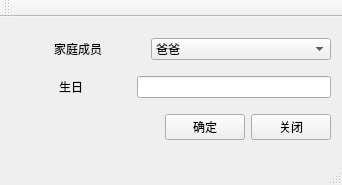
<?xml version="1.0" encoding="UTF-8"?>
<ui version="4.0">
 <class>Test5_3AClass</class>
 <widget class="QMainWindow" name="Test5_3AClass">
  <property name="geometry">
   <rect>
    <x>0</x>
    <y>0</y>
    <width>342</width>
    <height>185</height>
   </rect>
  </property>
  <property name="windowTitle">
   <string>Test5_3A</string>
  </property>
  <widget class="QWidget" name="centralWidget">
   <layout class="QVBoxLayout" name="verticalLayout">
    <item>
     <layout class="QHBoxLayout" name="horizontalLayout_3">
      <item>
       <widget class="QLabel" name="label">
        <property name="text">
         <string>家庭成员</string>
        </property>
        <property name="alignment">
         <set>Qt::AlignCenter</set>
        </property>
       </widget>
      </item>
      <item>
       <widget class="QComboBox" name="cbxFamilyMember">
        <property name="minimumSize">
         <size>
          <width>180</width>
          <height>0</height>
         </size>
        </property>
        <item>
         <property name="text">
          <string>爸爸</string>
         </property>
        </item>
        <item>
         <property name="text">
          <string>妈妈</string>
         </property>
        </item>
        <item>
         <property name="text">
          <string>姐姐</string>
         </property>
        </item>
        <item>
         <property name="text">
          <string>我</string>
         </property>
        </item>
       </widget>
      </item>
     </layout>
    </item>
    <item>
     <layout class="QHBoxLayout" name="horizontalLayout_2">
      <item>
       <widget class="QLabel" name="label_2">
        <property name="minimumSize">
         <size>
          <width>120</width>
          <height>0</height>
         </size>
        </property>
        <property name="text">
         <string>生日</string>
        </property>
        <property name="alignment">
         <set>Qt::AlignCenter</set>
        </property>
       </widget>
      </item>
      <item>
       <widget class="QLineEdit" name="leditBirth"/>
      </item>
     </layout>
    </item>
    <item>
     <layout class="QHBoxLayout" name="horizontalLayout">
      <item>
       <spacer name="horizontalSpacer">
        <property name="orientation">
         <enum>Qt::Horizontal</enum>
        </property>
        <property name="sizeHint" stdset="0">
         <size>
          <width>40</width>
          <height>20</height>
         </size>
        </property>
       </spacer>
      </item>
      <item>
       <widget class="QPushButton" name="btnOK">
        <property name="text">
         <string>确定</string>
        </property>
       </widget>
      </item>
      <item>
       <widget class="QPushButton" name="btnClose">
        <property name="text">
         <string>关闭</string>
        </property>
       </widget>
      </item>
     </layout>
    </item>
   </layout>
  </widget>
  <widget class="QMenuBar" name="menuBar">
   <property name="geometry">
    <rect>
     <x>0</x>
     <y>0</y>
     <width>342</width>
     <height>21</height>
    </rect>
   </property>
  </widget>
  <widget class="QToolBar" name="mainToolBar">
   <attribute name="toolBarArea">
    <enum>TopToolBarArea</enum>
   </attribute>
   <attribute name="toolBarBreak">
    <bool>false</bool>
   </attribute>
  </widget>
  <widget class="QStatusBar" name="statusBar"/>
 </widget>
 <layoutdefault spacing="6" margin="11"/>
 <resources>
  <include location="test5_3a.qrc"/>
 </resources>
 <connections/>
</ui>
